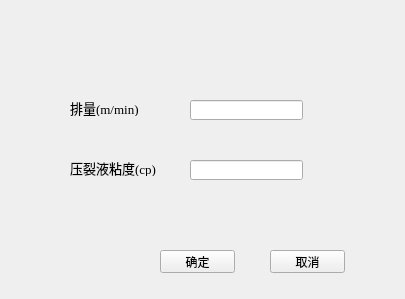
<?xml version="1.0" encoding="UTF-8"?>
<ui version="4.0">
 <class>Form</class>
 <widget class="QWidget" name="Form">
  <property name="geometry">
   <rect>
    <x>0</x>
    <y>0</y>
    <width>405</width>
    <height>299</height>
   </rect>
  </property>
  <property name="minimumSize">
   <size>
    <width>405</width>
    <height>299</height>
   </size>
  </property>
  <property name="windowTitle">
   <string>施工参数设置</string>
  </property>
  <widget class="QLabel" name="label">
   <property name="geometry">
    <rect>
     <x>70</x>
     <y>100</y>
     <width>121</width>
     <height>16</height>
    </rect>
   </property>
   <property name="font">
    <font>
     <family>Times New Roman</family>
     <pointsize>10</pointsize>
    </font>
   </property>
   <property name="text">
    <string>排量(m/min)</string>
   </property>
  </widget>
  <widget class="QLabel" name="label_2">
   <property name="geometry">
    <rect>
     <x>70</x>
     <y>160</y>
     <width>121</width>
     <height>16</height>
    </rect>
   </property>
   <property name="font">
    <font>
     <family>Times New Roman</family>
     <pointsize>10</pointsize>
    </font>
   </property>
   <property name="text">
    <string>压裂液粘度(cp)</string>
   </property>
  </widget>
  <widget class="QLineEdit" name="lineEdit_1">
   <property name="geometry">
    <rect>
     <x>190</x>
     <y>100</y>
     <width>113</width>
     <height>20</height>
    </rect>
   </property>
  </widget>
  <widget class="QLineEdit" name="lineEdit_2">
   <property name="geometry">
    <rect>
     <x>190</x>
     <y>160</y>
     <width>113</width>
     <height>20</height>
    </rect>
   </property>
  </widget>
  <widget class="QPushButton" name="pushButton">
   <property name="geometry">
    <rect>
     <x>160</x>
     <y>250</y>
     <width>75</width>
     <height>23</height>
    </rect>
   </property>
   <property name="text">
    <string>确定</string>
   </property>
  </widget>
  <widget class="QPushButton" name="pushButton_2">
   <property name="geometry">
    <rect>
     <x>270</x>
     <y>250</y>
     <width>75</width>
     <height>23</height>
    </rect>
   </property>
   <property name="text">
    <string>取消</string>
   </property>
  </widget>
 </widget>
 <resources/>
 <connections>
  <connection>
   <sender>pushButton</sender>
   <signal>clicked()</signal>
   <receiver>Form</receiver>
   <slot>input_data_4()</slot>
   <hints>
    <hint type="sourcelabel">
     <x>210</x>
     <y>258</y>
    </hint>
    <hint type="destinationlabel">
     <x>100</x>
     <y>222</y>
    </hint>
   </hints>
  </connection>
  <connection>
   <sender>pushButton_2</sender>
   <signal>clicked()</signal>
   <receiver>lineEdit_1</receiver>
   <slot>clear()</slot>
   <hints>
    <hint type="sourcelabel">
     <x>283</x>
     <y>254</y>
    </hint>
    <hint type="destinationlabel">
     <x>287</x>
     <y>101</y>
    </hint>
   </hints>
  </connection>
  <connection>
   <sender>pushButton_2</sender>
   <signal>clicked()</signal>
   <receiver>lineEdit_2</receiver>
   <slot>clear()</slot>
   <hints>
    <hint type="sourcelabel">
     <x>314</x>
     <y>262</y>
    </hint>
    <hint type="destinationlabel">
     <x>279</x>
     <y>169</y>
    </hint>
   </hints>
  </connection>
 </connections>
 <slots>
  <slot>input_data_4()</slot>
 </slots>
</ui>
